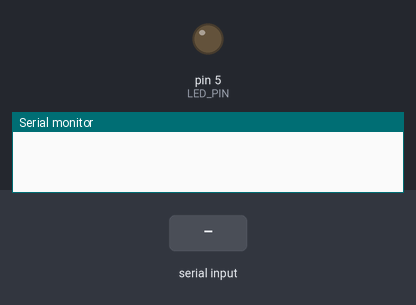
Simulated run of this sketch. Board: Arduino Uno, built with avr-gcc and run on an emulated ATmega328P. Parts: output pins drawn as LEDs (lit = HIGH), the last lines printed to the serial monitor. The test bench sets the inputs (shaded band).

Above: at 1.2 s.
1.3 s: "ON\n" received over Serial
At 2.2 s:
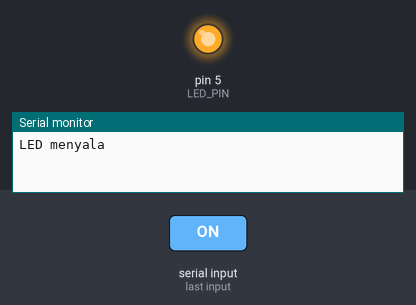
2.8 s: "OFF\n" received over Serial
At 3.3 s:
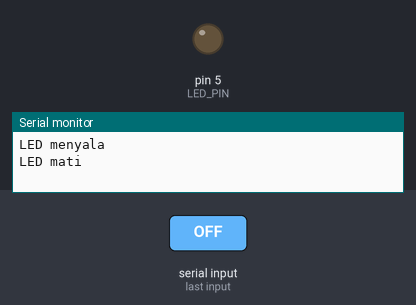
Timing chart, 0 to 5.8 s (numbered marks = the images above; inputs shaded):
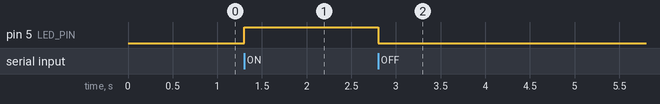

Measured:
- after the input at 1.3 s, pin 5 (LED_PIN): LOW → HIGH at once
- after the input at 2.8 s, pin 5 (LED_PIN): HIGH → LOW at once

The sketch:

L1_2.ino
```cpp
#define LED_PIN 5  // LED di GPIO5

String inputString = "";

void setup() {
  Serial.begin(115200);
  pinMode(LED_PIN, OUTPUT);
  digitalWrite(LED_PIN, LOW);
}

void loop() {
  if (Serial.available()) {
    inputString = Serial.readStringUntil('\n'); // baca input sampai Enter
    inputString.trim(); // hapus spasi/enter

    if (inputString == "ON") {
      digitalWrite(LED_PIN, HIGH);
      Serial.println("LED menyala");
    }
    else if (inputString == "OFF") {
      digitalWrite(LED_PIN, LOW);
      Serial.println("LED mati");
    }
    else {
      Serial.println("Perintah tidak dikenali. Gunakan ON/OFF.");
    }
  }
}
```
